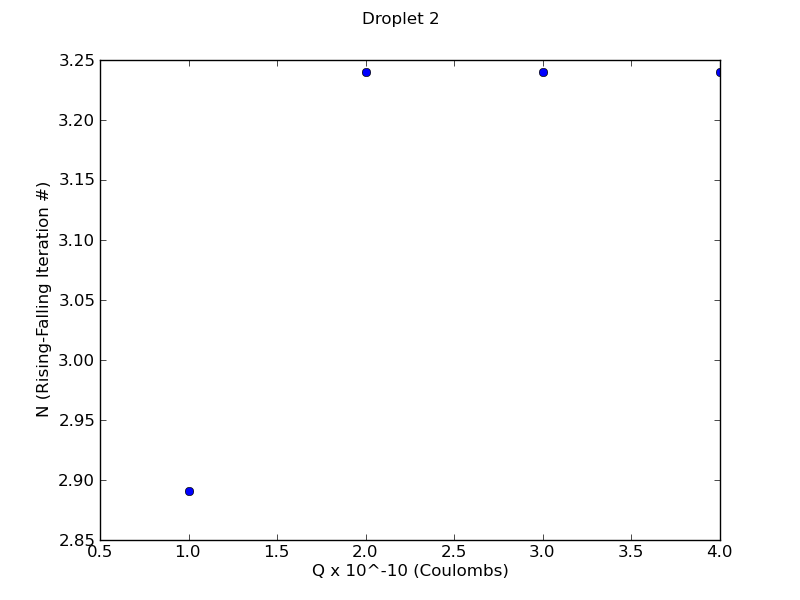

The script that drew this image:
import scipy
import numpy as np
import matplotlib.pyplot as plt

# R2 = [2.612, 2.184, 2.184, 2.184] all times 10^-5
# M2 = [7.563, 4.421, 4.421, 4.421] all times 10^-9
N = [1, 2, 3, 4]
Q = [2.891, 3.240, 3.240, 3.240] # all values times 10^-10

plt.errorbar(N, Q,  yerr=0, fmt='bo')

plt.xlabel("Q x 10^-10 (Coulombs)")
plt.ylabel("N (Rising-Falling Iteration #)")
plt.suptitle("Droplet 2")
plt.legend(loc=0)

plt.show()
